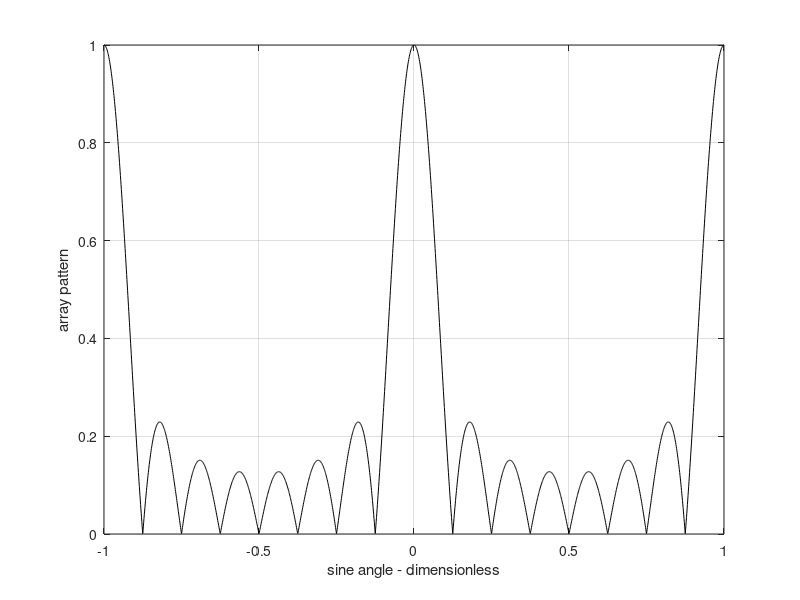

MATLAB code for this plot:
var=-01.:0.001:1.;
num=sin((8*2*pi*0.5).*var);
den=sin((2*pi*0.5).*var);
pattern=num./den;
maxval=max(abs(pattern));
pattern=abs(pattern./maxval);
i=0;
for ii=-1:0.001:1
i=i+1;
if(pattern(i) < 0.001)
   pattern(i)=0.0011;
end
end
%win=hamming(i)';
%pattern=pattern.*win;
%mod=10*log10(abs(pattern));
mod=abs(pattern);
%subplot(2,1,1);
plot(var,mod,'k');
grid;
xlabel('sine angle - dimensionless')
ylabel('array pattern')
%gtext('main lobe');
%gtext('grating lobe');
%gtext('grating lobe');
%title('(a)')

%var1=1.*pi.*var;
%patternj=2.*besselj(1,var1)./var1;
%mod=abs(pattern).*abs(patternj);
%subplot(2,1,2);
%plot(var,mod,'k');
%grid;
%xlabel('sine angle - dimensionless')
%ylabel('array pattern')
%gtext('main lobe');
%gtext('grating lobe');
%gtext('grating lobe');

